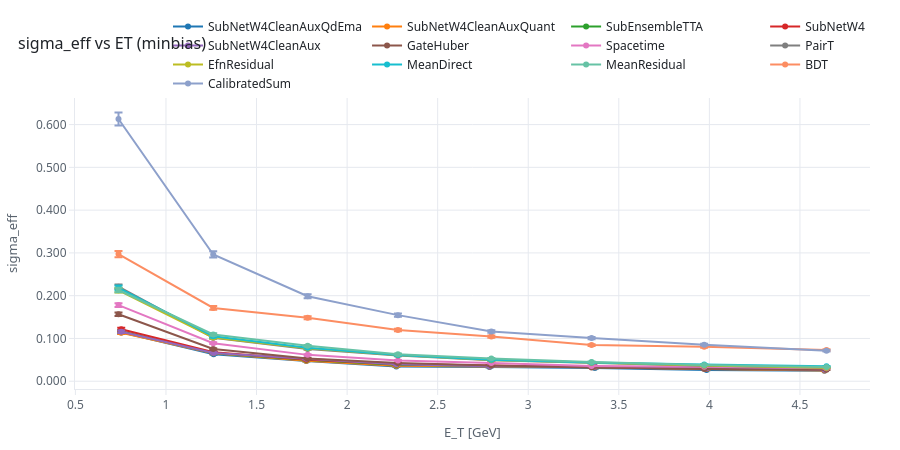

This figure's notebook cell:
### Markdown cell above
## ifig5 · sigma_eff vs ET (minbias)

Same binning scheme as ifig2, but in transverse energy.

### Code cell
edges_ET_mb = qedges(ref_mb["ET"])
fig5 = go.Figure()
for m in ORDER:
    d = data.get(("minbias", m))
    if d is None:
        continue
    xs, ys, es = qbin(d["ET"], d["true"], d["pred"], edges_ET_mb)
    fig5.add_scatter(x=xs, y=ys, error_y=dict(type="data", array=es), mode="lines+markers",
                     name=m, line=dict(color=CMAP[m]))
polish(fig5, "sigma_eff vs ET (minbias)", "E_T [GeV]", "sigma_eff")
fig5.update_layout(height=H)
export(fig5, FIGDIR / "ifig5_vsET_by_arch.html")
fig5.show()

### Figure 1 — Plotly figure (JSON) as saved in the notebook; plotly's stock layout.template omitted (floating-point values rounded to 4 significant figures)
{"data": [{"error_y": {"array": [0.00302, 0.001648, 0.00122, 0.0009372, 0.0009026, 0.0007872, 0.0006861, 0.0006018], "type": "data"}, "line": {"color": "#1F77B4"}, "mode": "lines+markers", "name": "SubNetW4CleanAuxQdEma", "type": "scatter", "x": [0.753, 1.263, 1.775, 2.272, 2.786, 3.368, 3.985, 4.635], "y": [0.1142, 0.0633, 0.0474, 0.0346, 0.033, 0.0308, 0.0265, 0.0246]}, {"error_y": {"array": [0.002999, 0.001702, 0.001227, 0.0009806, 0.0009409, 0.0008332, 0.0007327, 0.0006091], "type": "data"}, "line": {"color": "#FF7F0E"}, "mode": "lines+markers", "name": "SubNetW4CleanAuxQuant", "type": "scatter", "x": [0.753, 1.263, 1.775, 2.272, 2.786, 3.368, 3.985, 4.635], "y": [0.1134, 0.0654, 0.0477, 0.0362, 0.0344, 0.0326, 0.0283, 0.0249]}, {"error_y": {"array": [0.003089, 0.001721, 0.001292, 0.001051, 0.0009682, 0.0008459, 0.0007611, 0.0006629], "type": "data"}, "line": {"color": "#2CA02C"}, "mode": "lines+markers", "name": "SubEnsembleTTA", "type": "scatter", "x": [0.753, 1.263, 1.775, 2.272, 2.786, 3.368, 3.985, 4.635], "y": [0.1168, 0.0661, 0.0502, 0.0388, 0.0354, 0.0331, 0.0294, 0.0271]}, {"error_y": {"array": [0.003218, 0.001765, 0.001307, 0.001086, 0.001004, 0.0008638, 0.0007741, 0.0006727], "type": "data"}, "line": {"color": "#D62728"}, "mode": "lines+markers", "name": "SubNetW4", "type": "scatter", "x": [0.753, 1.263, 1.775, 2.272, 2.786, 3.368, 3.985, 4.635], "y": [0.1217, 0.0678, 0.0508, 0.0401, 0.0367, 0.0338, 0.0299, 0.0275]}, {"error_y": {"array": [0.003059, 0.001723, 0.001346, 0.001081, 0.00096, 0.0008638, 0.0007663, 0.0006581], "type": "data"}, "line": {"color": "#9467BD"}, "mode": "lines+markers", "name": "SubNetW4CleanAux", "type": "scatter", "x": [0.753, 1.263, 1.775, 2.272, 2.786, 3.368, 3.985, 4.635], "y": [0.1157, 0.0662, 0.0523, 0.0399, 0.0351, 0.0338, 0.0296, 0.0269]}, {"error_y": {"array": [0.003845, 0.001854, 0.001299, 0.001046, 0.000901, 0.0007859, 0.0007048, 0.0006531], "type": "data"}, "line": {"color": "#8C564B"}, "mode": "lines+markers", "name": "GateHuber", "type": "scatter", "x": [0.7379, 1.261, 1.782, 2.281, 2.796, 3.35, 3.971, 4.647], "y": [0.1566, 0.0755, 0.0529, 0.0426, 0.0367, 0.032, 0.0287, 0.0266]}, {"error_y": {"array": [0.00437, 0.002186, 0.001513, 0.001191, 0.001043, 0.0008792, 0.0008325, 0.0007463], "type": "data"}, "line": {"color": "#E377C2"}, "mode": "lines+markers", "name": "Spacetime", "type": "scatter", "x": [0.7379, 1.261, 1.782, 2.281, 2.796, 3.35, 3.971, 4.647], "y": [0.178, 0.089, 0.0616, 0.0485, 0.0425, 0.0358, 0.0339, 0.0304]}, {"error_y": {"array": [0.005423, 0.002493, 0.001857, 0.001476, 0.001203, 0.001061, 0.0008915, 0.0007758], "type": "data"}, "line": {"color": "#7F7F7F"}, "mode": "lines+markers", "name": "PairT", "type": "scatter", "x": [0.7379, 1.261, 1.782, 2.281, 2.796, 3.35, 3.971, 4.647], "y": [0.2209, 0.1015, 0.0756, 0.0601, 0.049, 0.0432, 0.0363, 0.0316]}, {"error_y": {"array": [0.005217, 0.002507, 0.001886, 0.001501, 0.001218, 0.001061, 0.0009013, 0.0007709], "type": "data"}, "line": {"color": "#BCBD22"}, "mode": "lines+markers", "name": "EfnResidual", "type": "scatter", "x": [0.7379, 1.261, 1.782, 2.281, 2.796, 3.35, 3.971, 4.647], "y": [0.2125, 0.1021, 0.0768, 0.0611, 0.0496, 0.0432, 0.0367, 0.0314]}, {"error_y": {"array": [0.005357, 0.002576, 0.001928, 0.001505, 0.001235, 0.001068, 0.0009578, 0.0008568], "type": "data"}, "line": {"color": "#17BECF"}, "mode": "lines+markers", "name": "MeanDirect", "type": "scatter", "x": [0.7379, 1.261, 1.782, 2.281, 2.796, 3.35, 3.971, 4.647], "y": [0.2182, 0.1049, 0.0785, 0.0613, 0.0503, 0.0435, 0.039, 0.0349]}, {"error_y": {"array": [0.005234, 0.002682, 0.002031, 0.001555, 0.001301, 0.0011, 0.0009382, 0.0008175], "type": "data"}, "line": {"color": "rgb(102,194,165)"}, "mode": "lines+markers", "name": "MeanResidual", "type": "scatter", "x": [0.7379, 1.261, 1.782, 2.281, 2.796, 3.35, 3.971, 4.647], "y": [0.2132, 0.1092, 0.0827, 0.0633, 0.053, 0.0448, 0.0382, 0.0333]}, {"error_y": {"array": [0.007297, 0.004209, 0.003645, 0.00294, 0.002561, 0.002078, 0.001977, 0.001792], "type": "data"}, "line": {"color": "rgb(252,141,98)"}, "mode": "lines+markers", "name": "BDT", "type": "scatter", "x": [0.7379, 1.261, 1.782, 2.281, 2.796, 3.35, 3.971, 4.647], "y": [0.2972, 0.1714, 0.1484, 0.1197, 0.1043, 0.0846, 0.0805, 0.073]}, {"error_y": {"array": [0.01505, 0.007279, 0.004877, 0.003794, 0.002855, 0.002478, 0.0021, 0.00175], "type": "data"}, "line": {"color": "rgb(141,160,203)"}, "mode": "lines+markers", "name": "CalibratedSum", "type": "scatter", "x": [0.7379, 1.261, 1.782, 2.281, 2.796, 3.35, 3.971, 4.647], "y": [0.6131, 0.2964, 0.1986, 0.1545, 0.1163, 0.1009, 0.0855, 0.0713]}], "layout": {"font": {"color": "#1F2328", "family": "ui-sans-serif, system-ui, 'Segoe UI', Helvetica, Arial", "size": 13}, "height": 450, "hovermode": "x unified", "legend": {"bgcolor": "rgba(0,0,0,0)", "font": {"size": 12}, "orientation": "h", "x": 1.0, "xanchor": "right", "y": 1.0, "yanchor": "bottom"}, "margin": {"b": 60, "l": 70, "r": 30, "t": 70}, "paper_bgcolor": "white", "plot_bgcolor": "white", "title": {"font": {"size": 16}, "text": "sigma_eff vs ET (minbias)", "x": 0.02, "xanchor": "left"}, "xaxis": {"gridcolor": "#E6E9EF", "linecolor": "#E6E9EF", "tickcolor": "#E6E9EF", "tickfont": {"color": "#59636E", "size": 12}, "ticks": "outside", "title": {"font": {"color": "#59636E", "size": 13}, "text": "E_T [GeV]"}, "zeroline": false}, "yaxis": {"gridcolor": "#E6E9EF", "linecolor": "#E6E9EF", "tickcolor": "#E6E9EF", "tickfont": {"color": "#59636E", "size": 12}, "tickformat": ".3f", "ticks": "outside", "title": {"font": {"color": "#59636E", "size": 13}, "text": "sigma_eff"}, "zeroline": false}}}
